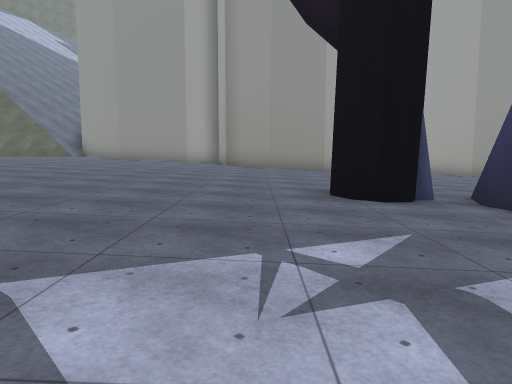
[1] (above)

24 first-person views from a walk through a Unity game level. The camera is 1.4 m above the floor, tilts 6° down and sees 70° across. The floor is counted in squares, 2 m on a side. Each view is taken from the middle of a square. On the plan, view 1 faces up. The plan holds only what a view shows up to about 11 squares ahead; the rest is blank. The place goes on beyond the plan. The player character is not drawn. Some surface patterns are stand-ins.

[2]
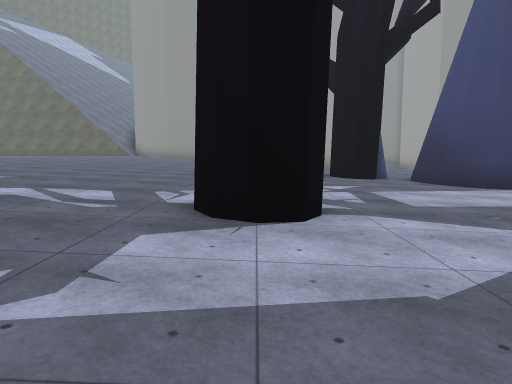

[3]
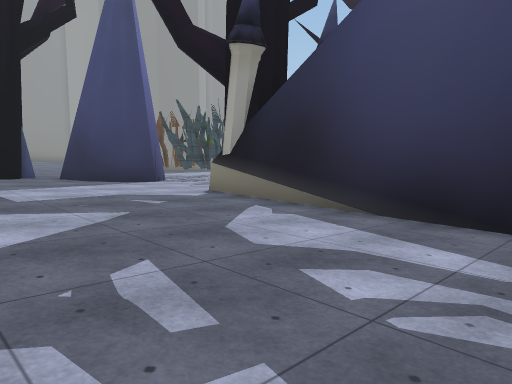

[4]
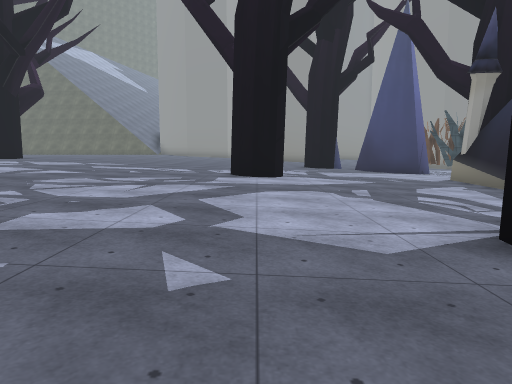

[5]
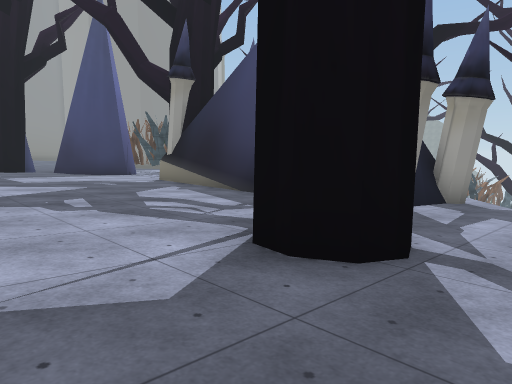

[6]
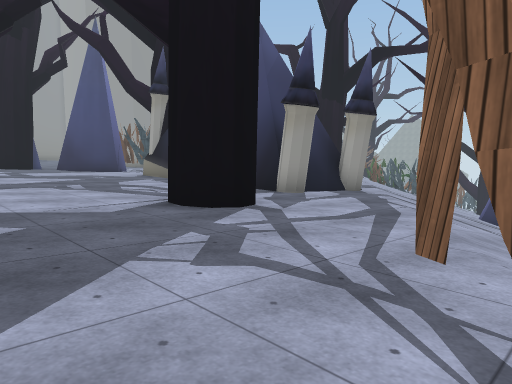

[7]
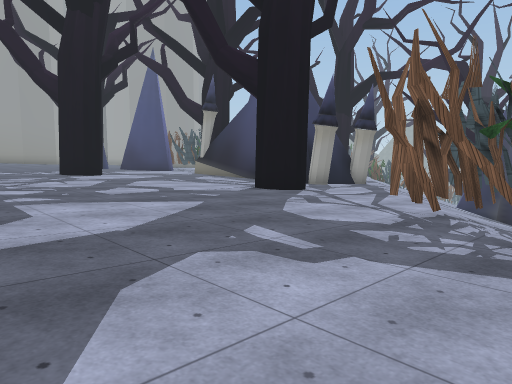

[8]
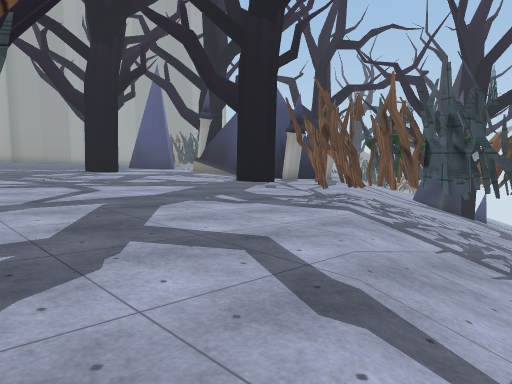

[9]
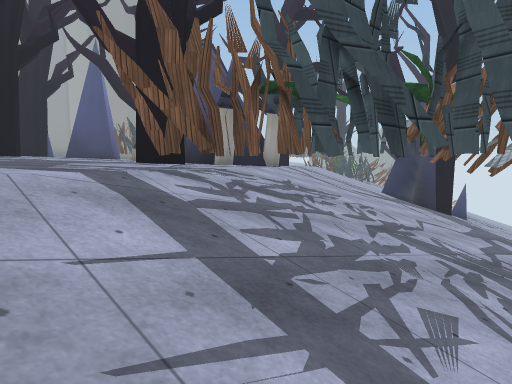

[10]
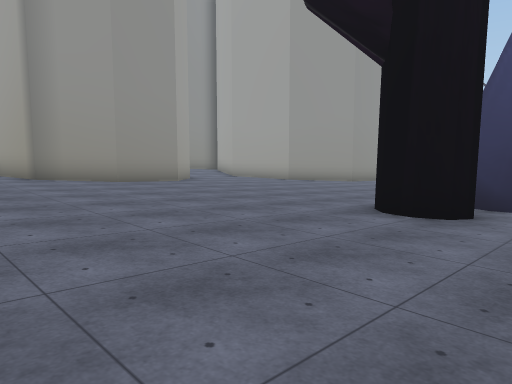

[11]
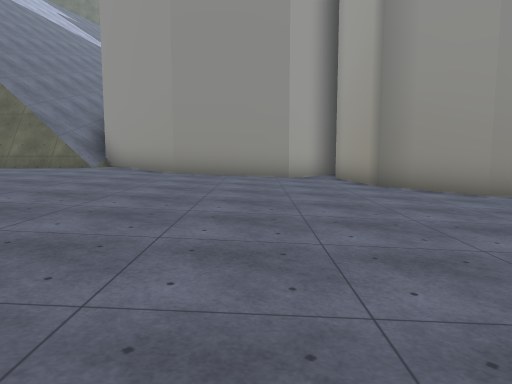

[12]
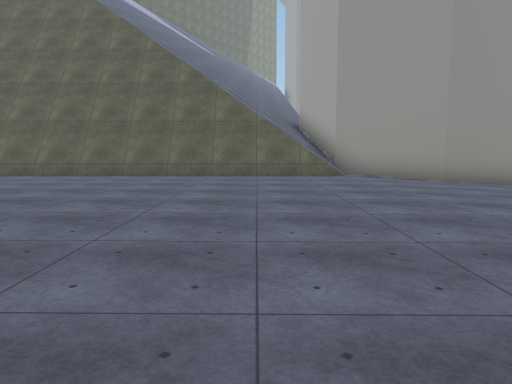

[13]
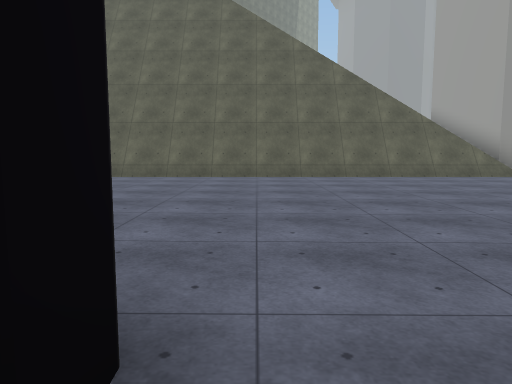

[14]
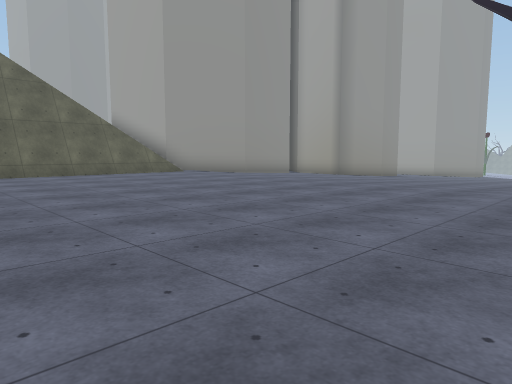

[15]
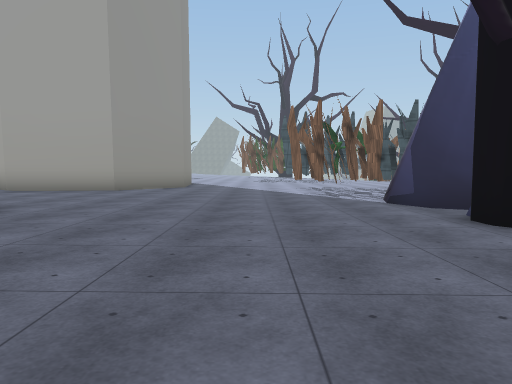

[16]
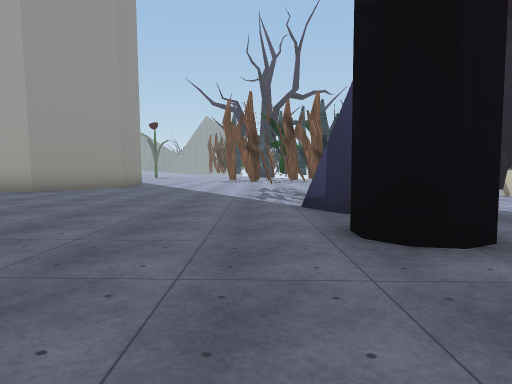

[17]
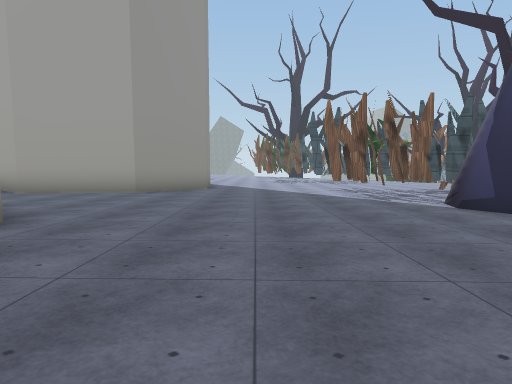

[18]
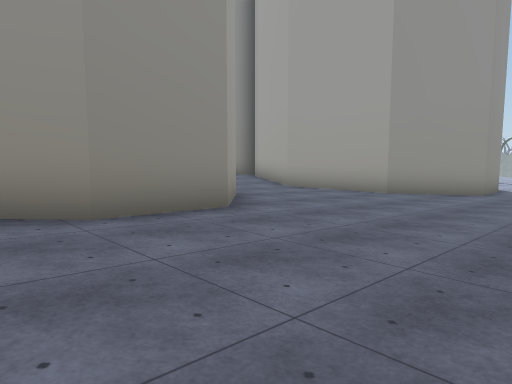

[19]
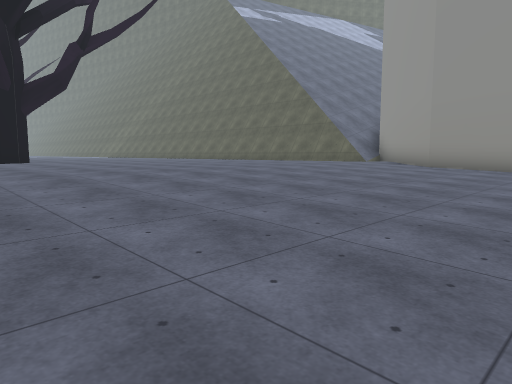

[20]
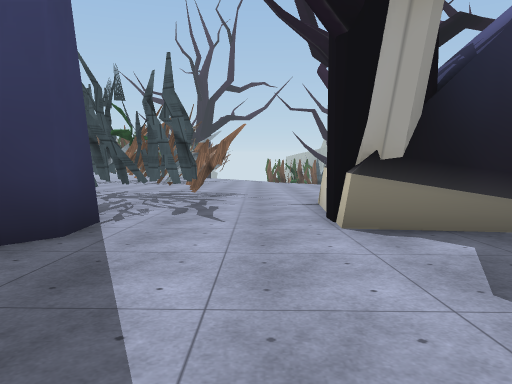

[21]
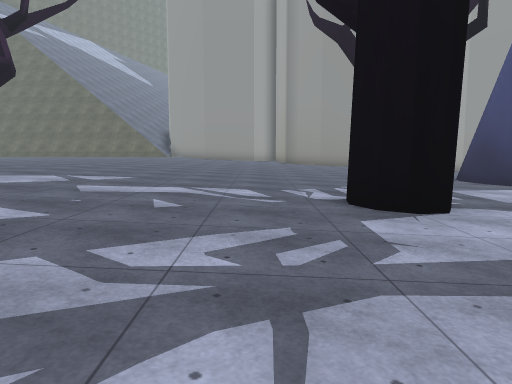

[22]
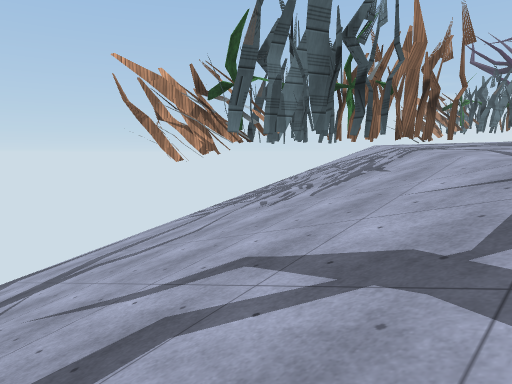

[23]
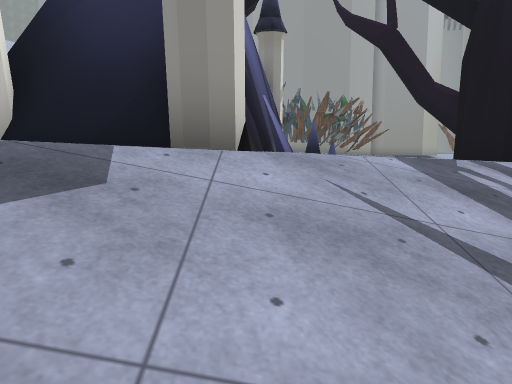

[24]
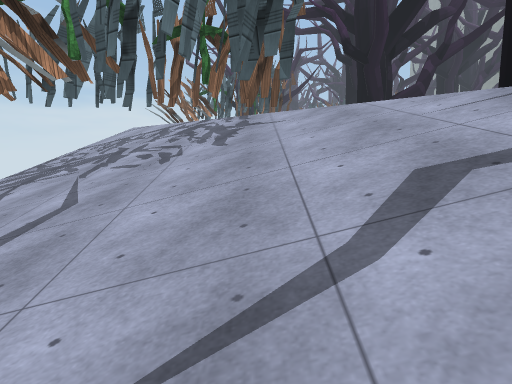

### Floor plan
Key: @ floor where view 1 was taken; # wall or solid block; x gap in a wall; . main floor; : floor 0.25 m higher than the main floor; - floor 0.25 m lower than the main floor; + floor 0.5 m higher than the main floor; _ floor 0.5 m lower than the main floor; * floor 0.75 m higher than the main floor; < floor 0.75 m lower than the main floor; ( floor 1 m lower than the main floor; ! floor 1.25 m lower than the main floor; ? floor 1.5 m lower than the main floor; / step, stairs or slope.
Columns run from 18 left of view 1 to 9 right of it. Each row starts with its distance up from view 1.
 18 ############   ###      _<#
 17 //////////+#####.#     _<(#
 16 *********+++::...#   ##<<(##
 15 ********+++:::...#####_<<((#
 14 ******+++++:::....--___<<((#
 13 *****++++++:::....--___<((((
 12 ***++++++++:::....--___<((((
 11 *+++++++++:::.....--__<<((((
 10  +++++++++:::.....-___<<((((
  9  +++++++++:::....--___<<(((#
  8  #+++++++::::....--___<(((##
  7   +++++:::::.....--__</#(###
  6   ++++  ::::.....-__#x#####
  5         ::::....--___<######
  4         ::::....--___<(#((##
  3          :::....--___<(((((#
  2           :.....--__<<(((((!
  1           :.....-___<<((//!!
  0           :....--_@_<<((####
 -1           :....--#__<(((#  #
 -2            ....--__<<((##
 -3            ....-___<<((#  #
 -4             ...-___<<((#  #
 -5             ..--___<<((#  #
 -6             ..--___<(((#  #!
 -7             ..--__<<(((####?
 -8             ..-___<<#(((!!//
 -9             .--___<<((((!///
-10            ..--___<((((/////
-11            ..--__<<(((//////
-12            ..-___<<(///////
-13            ..-___##### ////
-14            .--__/#### ////
-15            .--_///##///////
-16            .--///## ///////
-17            .//////////////
-18           ////////////////

Where each view was taken, in squares from view 1:
view 1: 0 up, 0 right, facing up
view 2: 5 down, 1 left, facing up
view 3: 6 down, 0 right, facing up-right
view 4: 11 down, 1 left, facing up
view 5: 10 down, 1 left, facing up-right
view 6: 13 down, 2 left, facing up-right
view 7: 15 down, 6 left, facing up-right
view 8: 18 down, 8 left, facing up-right
view 9: 18 down, 4 left, facing up-right
view 10: 4 up, 4 left, facing up-right
view 11: 7 up, 4 left, facing up
view 12: 7 up, 11 left, facing up
view 13: 7 up, 16 left, facing up
view 14: 6 up, 16 left, facing up-right
view 15: 10 up, 3 left, facing right
view 16: 8 up, 2 left, facing right
view 17: 11 up, 2 left, facing right
view 18: 10 up, 1 left, facing up-right
view 19: 5 up, 2 left, facing up-left
view 20: 2 up, 1 right, facing right
view 21: 6 down, 3 left, facing up
view 22: 10 down, 8 right, facing down-left
view 23: 11 down, 8 right, facing up
view 24: 13 down, 8 right, facing left
